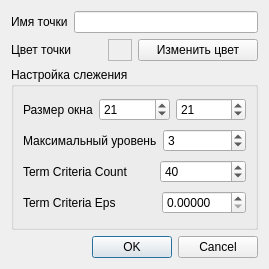
<?xml version="1.0" encoding="UTF-8"?>
<ui version="4.0">
 <class>SetPointDialog</class>
 <widget class="QDialog" name="SetPointDialog">
  <property name="geometry">
   <rect>
    <x>0</x>
    <y>0</y>
    <width>266</width>
    <height>269</height>
   </rect>
  </property>
  <property name="sizePolicy">
   <sizepolicy hsizetype="Fixed" vsizetype="Fixed">
    <horstretch>0</horstretch>
    <verstretch>0</verstretch>
   </sizepolicy>
  </property>
  <property name="windowTitle">
   <string>Dialog</string>
  </property>
  <layout class="QVBoxLayout" name="verticalLayout_5">
   <item>
    <layout class="QHBoxLayout" name="horizontalLayout_4">
     <item>
      <widget class="QLabel" name="label_7">
       <property name="text">
        <string>Имя точки</string>
       </property>
      </widget>
     </item>
     <item>
      <widget class="QLineEdit" name="nameLineEdit"/>
     </item>
    </layout>
   </item>
   <item>
    <layout class="QHBoxLayout" name="horizontalLayout_8">
     <item>
      <layout class="QHBoxLayout" name="horizontalLayout_7">
       <item>
        <widget class="QLabel" name="label_10">
         <property name="text">
          <string>Цвет точки         </string>
         </property>
        </widget>
       </item>
       <item>
        <widget class="QFrame" name="colorWidget">
         <property name="frameShape">
          <enum>QFrame::StyledPanel</enum>
         </property>
         <property name="frameShadow">
          <enum>QFrame::Raised</enum>
         </property>
        </widget>
       </item>
      </layout>
     </item>
     <item>
      <widget class="QPushButton" name="colorPushButton">
       <property name="text">
        <string>Изменить цвет</string>
       </property>
      </widget>
     </item>
    </layout>
   </item>
   <item>
    <widget class="QGroupBox" name="groupBox">
     <property name="title">
      <string>Настройка слежения</string>
     </property>
     <layout class="QVBoxLayout" name="verticalLayout">
      <item>
       <layout class="QHBoxLayout" name="horizontalLayout">
        <item>
         <widget class="QLabel" name="label">
          <property name="text">
           <string>Размер окна</string>
          </property>
         </widget>
        </item>
        <item>
         <widget class="QSpinBox" name="winSizeW">
          <property name="minimum">
           <number>1</number>
          </property>
          <property name="maximum">
           <number>100</number>
          </property>
          <property name="value">
           <number>21</number>
          </property>
         </widget>
        </item>
        <item>
         <widget class="QSpinBox" name="winSizeH">
          <property name="minimum">
           <number>1</number>
          </property>
          <property name="maximum">
           <number>100</number>
          </property>
          <property name="value">
           <number>21</number>
          </property>
         </widget>
        </item>
       </layout>
      </item>
      <item>
       <layout class="QHBoxLayout" name="horizontalLayout_2">
        <item>
         <widget class="QLabel" name="label_2">
          <property name="text">
           <string>Максимальный уровень</string>
          </property>
         </widget>
        </item>
        <item>
         <widget class="QSpinBox" name="maxLevel">
          <property name="value">
           <number>3</number>
          </property>
         </widget>
        </item>
       </layout>
      </item>
      <item>
       <layout class="QHBoxLayout" name="horizontalLayout_3">
        <item>
         <widget class="QLabel" name="label_3">
          <property name="text">
           <string>Term Criteria Count        </string>
          </property>
         </widget>
        </item>
        <item>
         <widget class="QSpinBox" name="TCCount">
          <property name="maximum">
           <number>1000</number>
          </property>
          <property name="value">
           <number>40</number>
          </property>
         </widget>
        </item>
       </layout>
      </item>
      <item>
       <layout class="QHBoxLayout" name="horizontalLayout_5">
        <item>
         <widget class="QLabel" name="label_4">
          <property name="text">
           <string>Term Criteria Eps            </string>
          </property>
         </widget>
        </item>
        <item>
         <widget class="QDoubleSpinBox" name="TCEps">
          <property name="decimals">
           <number>5</number>
          </property>
          <property name="maximum">
           <double>100.000000000000000</double>
          </property>
         </widget>
        </item>
       </layout>
      </item>
     </layout>
    </widget>
   </item>
   <item>
    <widget class="QDialogButtonBox" name="buttonBox">
     <property name="orientation">
      <enum>Qt::Horizontal</enum>
     </property>
     <property name="standardButtons">
      <set>QDialogButtonBox::Cancel|QDialogButtonBox::Ok</set>
     </property>
    </widget>
   </item>
  </layout>
 </widget>
 <resources/>
 <connections>
  <connection>
   <sender>buttonBox</sender>
   <signal>accepted()</signal>
   <receiver>SetPointDialog</receiver>
   <slot>accept()</slot>
   <hints>
    <hint type="sourcelabel">
     <x>248</x>
     <y>254</y>
    </hint>
    <hint type="destinationlabel">
     <x>157</x>
     <y>274</y>
    </hint>
   </hints>
  </connection>
  <connection>
   <sender>buttonBox</sender>
   <signal>rejected()</signal>
   <receiver>SetPointDialog</receiver>
   <slot>reject()</slot>
   <hints>
    <hint type="sourcelabel">
     <x>316</x>
     <y>260</y>
    </hint>
    <hint type="destinationlabel">
     <x>286</x>
     <y>274</y>
    </hint>
   </hints>
  </connection>
 </connections>
</ui>
